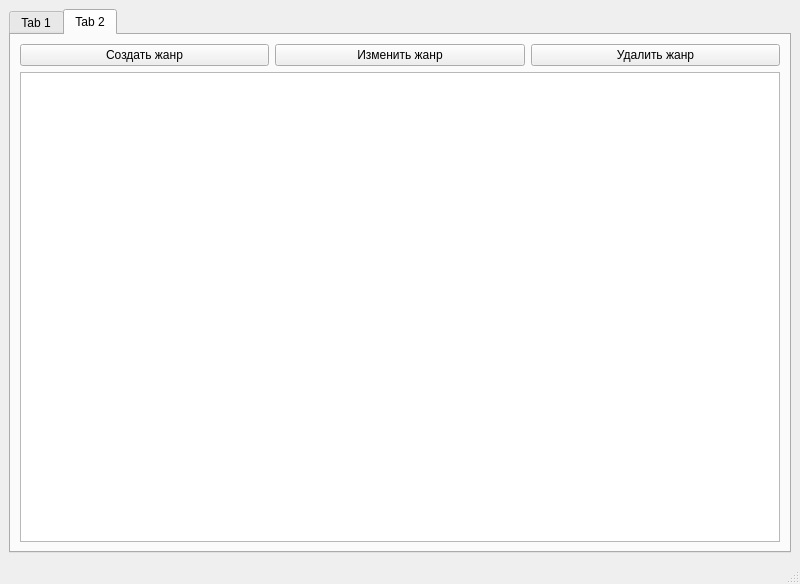
<?xml version="1.0" encoding="UTF-8"?>
<ui version="4.0">
 <class>MainWindow</class>
 <widget class="QMainWindow" name="MainWindow">
  <property name="geometry">
   <rect>
    <x>0</x>
    <y>0</y>
    <width>800</width>
    <height>584</height>
   </rect>
  </property>
  <property name="windowTitle">
   <string>MainWindow</string>
  </property>
  <widget class="QWidget" name="centralwidget">
   <layout class="QGridLayout" name="gridLayout">
    <item row="0" column="0">
     <layout class="QVBoxLayout" name="verticalLayout">
      <item>
       <widget class="QTabWidget" name="tabWidget">
        <property name="currentIndex">
         <number>1</number>
        </property>
        <widget class="QWidget" name="tab">
         <attribute name="title">
          <string>Tab 1</string>
         </attribute>
         <layout class="QGridLayout" name="gridLayout_3">
          <item row="1" column="0">
           <layout class="QGridLayout" name="gridLayout_2">
            <item row="0" column="0">
             <widget class="QPushButton" name="add_film">
              <property name="text">
               <string>Создать Фильм</string>
              </property>
             </widget>
            </item>
            <item row="0" column="2">
             <widget class="QPushButton" name="del_film">
              <property name="text">
               <string>Удалить фильм</string>
              </property>
             </widget>
            </item>
            <item row="0" column="1">
             <widget class="QPushButton" name="update_film">
              <property name="text">
               <string>Изменить фильм</string>
              </property>
             </widget>
            </item>
            <item row="1" column="0" colspan="3">
             <widget class="QTableWidget" name="tableWidget"/>
            </item>
           </layout>
          </item>
         </layout>
        </widget>
        <widget class="QWidget" name="tab_2">
         <attribute name="title">
          <string>Tab 2</string>
         </attribute>
         <layout class="QGridLayout" name="gridLayout_5">
          <item row="0" column="0">
           <layout class="QGridLayout" name="gridLayout_4">
            <item row="0" column="0">
             <widget class="QPushButton" name="add_genre">
              <property name="text">
               <string>Создать жанр</string>
              </property>
             </widget>
            </item>
            <item row="0" column="2">
             <widget class="QPushButton" name="del_genre">
              <property name="text">
               <string>Удалить жанр</string>
              </property>
             </widget>
            </item>
            <item row="0" column="1">
             <widget class="QPushButton" name="update_genre">
              <property name="text">
               <string>Изменить жанр</string>
              </property>
             </widget>
            </item>
            <item row="1" column="0" colspan="3">
             <widget class="QTableWidget" name="tableWidget_2"/>
            </item>
           </layout>
          </item>
         </layout>
        </widget>
       </widget>
      </item>
     </layout>
    </item>
   </layout>
  </widget>
  <widget class="QMenuBar" name="menubar">
   <property name="geometry">
    <rect>
     <x>0</x>
     <y>0</y>
     <width>800</width>
     <height>20</height>
    </rect>
   </property>
  </widget>
  <widget class="QStatusBar" name="statusbar"/>
 </widget>
 <resources/>
 <connections/>
</ui>
